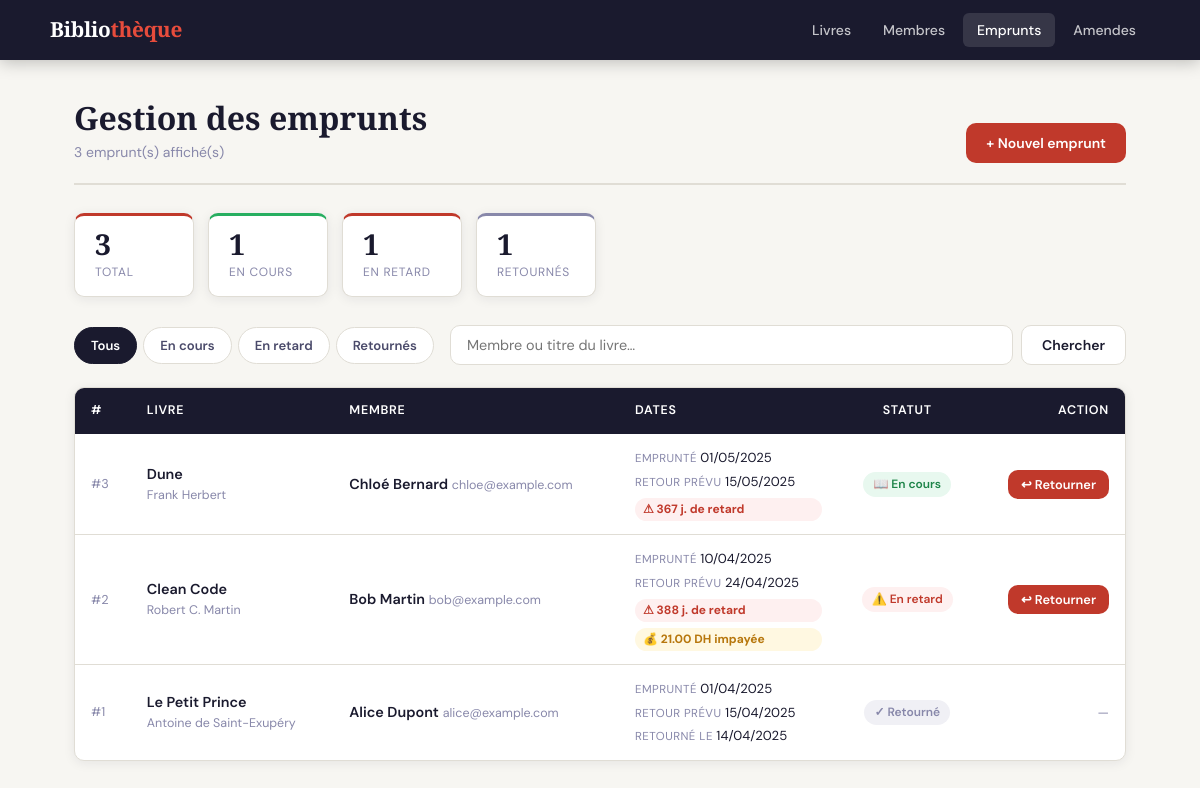
Page /index.php?page=borrows on the committed database.
### tables this page shows
CREATE TABLE emprunts (
    idEmprunt           INT  NOT NULL AUTO_INCREMENT,
    idMembre            INT  NOT NULL,
    idLivre             INT  NOT NULL,
    dateEmprunt         DATE NOT NULL DEFAULT (CURRENT_DATE),
    dateRetourPrevue    DATE NOT NULL,
    dateRetourReelle    DATE DEFAULT NULL,
    statut              ENUM('en_cours','retourne','en_retard')
                             NOT NULL DEFAULT 'en_cours',
    PRIMARY KEY (idEmprunt),
    CONSTRAINT fk_emprunt_membre
        FOREIGN KEY (idMembre) REFERENCES membres(idMembre)
        ON UPDATE CASCADE ON DELETE RESTRICT,
    CONSTRAINT fk_emprunt_livre
        FOREIGN KEY (idLivre)  REFERENCES livres(idLivre)
        ON UPDATE CASCADE ON DELETE RESTRICT
);

CREATE TABLE livres (
    idLivre     INT           NOT NULL AUTO_INCREMENT,
    titre       VARCHAR(200)  NOT NULL,
    auteur      VARCHAR(150)  NOT NULL,
    categorie   VARCHAR(100),
    quantite    INT           NOT NULL DEFAULT 1 CHECK (quantite >= 0),
    disponible  BOOLEAN       NOT NULL DEFAULT TRUE,
    PRIMARY KEY (idLivre)
);

CREATE TABLE membres (
    idMembre        INT           NOT NULL AUTO_INCREMENT,
    nom             VARCHAR(100)  NOT NULL,
    email           VARCHAR(150)  NOT NULL UNIQUE,
    motDePasse      VARCHAR(255)  NOT NULL,
    telephone       VARCHAR(20),
    adresse         VARCHAR(255),
    dateInscription DATE          NOT NULL DEFAULT (CURRENT_DATE),
    PRIMARY KEY (idMembre)
);

CREATE TABLE amendes (
    idAmende          INT            NOT NULL AUTO_INCREMENT,
    idEmprunt         INT            NOT NULL UNIQUE,
    montant           DECIMAL(8,2)   NOT NULL CHECK (montant >= 0),
    nombreJoursRetard INT            NOT NULL CHECK (nombreJoursRetard > 0),
    statut            ENUM('impayee','payee') NOT NULL DEFAULT 'impayee',
    datePaiement      DATE           DEFAULT NULL,
    PRIMARY KEY (idAmende),
    CONSTRAINT fk_amende_emprunt
        FOREIGN KEY (idEmprunt) REFERENCES emprunts(idEmprunt)
        ON UPDATE CASCADE ON DELETE CASCADE
);

### controllers/BorrowController.php (called while the page is built, shortened)
<?php
require_once __DIR__ . '/../models/Borrow.php';
class BorrowController
{
    private Borrow $model;
    public function __construct()
    {
        $this->model = new Borrow();
    }
    public function index(): void
    {
        $this->model->checkOverdue();
        $statut  = $_GET['statut']  ?? '';
        $search  = trim($_GET['search'] ?? '');
        $borrows = $this->model->getAll($statut, $search);
        $stats   = $this->model->stats();
        require __DIR__ . '/../views/borrows/list.php';
    }
}

### public/index.php (called while the page is built, shortened)
<?php
$action = $_GET['action'] ?? 'index';
$controller = new $controllerClass();
$controller->$action();

### config/database.php (called while the page is built, shortened)
<?php
function getDB(): PDO {
    static $pdo = null;
    if ($pdo === null) {
        $dsn = sprintf('mysql:host=%s;dbname=%s;charset=%s', DB_HOST, DB_NAME, DB_CHARSET);
        $options = [
            PDO::ATTR_ERRMODE            => PDO::ERRMODE_EXCEPTION,
            PDO::ATTR_DEFAULT_FETCH_MODE => PDO::FETCH_ASSOC,
            PDO::ATTR_EMULATE_PREPARES   => false,
        ];
        try {
            $pdo = new PDO($dsn, DB_USER, DB_PASS, $options);
        } catch (PDOException $e) {
            die(json_encode(['error' => 'Connexion échouée : ' . $e->getMessage()]));
        }
    }
    return $pdo;
}

### models/Borrow.php (called while the page is built, shortened)
<?php
require_once __DIR__ . '/../config/database.php';
class Borrow
{
    private PDO $db;
    public function __construct()
    {
        $this->db = getDB();
    }
    public function getAll(string $statut = '', string $search = ''): array
    {
        $where  = [];
        $params = [];
        $sql = "SELECT
                    e.*,
                    m.nom        AS membre_nom,
                    m.email      AS membre_email,
                    l.titre      AS livre_titre,
                    l.auteur     AS livre_auteur,
                    a.idAmende   AS amende_id,
                    a.montant    AS amende_montant,
                    a.statut     AS amende_statut,
                    DATEDIFF(COALESCE(e.dateRetourReelle, CURDATE()), e.dateRetourPrevue)
                                 AS jours_retard
                FROM emprunts e
                JOIN membres m ON m.idMembre = e.idMembre
                JOIN livres  l ON l.idLivre  = e.idLivre
                LEFT JOIN amendes a ON a.idEmprunt = e.idEmprunt"
            . ($where ? ' WHERE ' . implode(' AND ', $where) : '')
            . ' ORDER BY e.dateEmprunt DESC';
        $stmt = $this->db->prepare($sql);
        $stmt->execute($params);
        return $stmt->fetchAll();
    }
    public function stats(): array
    {
        return $this->db->query(
            "SELECT
                COUNT(*)                               AS total,
                SUM(statut = 'en_cours')               AS en_cours,
                SUM(statut = 'en_retard')              AS en_retard,
                SUM(statut = 'retourne')               AS retournes
             FROM emprunts"
        )->fetch();
    }
}

### views/borrows/list.php (the view, shortened to what this page needs)
<?php
$statutConfig = [
    'en_cours'  => ['badge' => 'badge-green',  'label' => 'En cours',   'icon' => '📖'],
    'en_retard' => ['badge' => 'badge-red',    'label' => 'En retard',  'icon' => '⚠️'],
    'retourne'  => ['badge' => 'badge-muted',  'label' => 'Retourné',   'icon' => '✓'],
];
?>
<!DOCTYPE html>
<html lang="fr">
<head>
  <link rel="stylesheet" href="style.css">
</head>
<body>
<header class="site-header">
  <div class="inner">
    <a href="index.php" class="brand">Biblio<span>thèque</span></a>
    <nav class="nav">
      <a href="index.php?page=books">Livres</a>
      <a href="index.php?page=members">Membres</a>
      <a href="index.php?page=borrows" class="active">Emprunts</a>
      <a href="index.php?page=fines">Amendes</a>
    </nav>
  </div>
</header>
<main class="page">
  <div class="wrapper">
    <div class="page-head">
      <div>
        <h1>Gestion des emprunts</h1>
        <p class="sub"><?= count($borrows) ?> emprunt(s) affiché(s)</p>
      </div>
      <a href="index.php?page=borrows&action=borrow" class="btn btn-primary">+ Nouvel emprunt</a>
    </div>
    <div class="stats">
      <div class="stat-card">
        <div class="num"><?= (int)$stats['total'] ?></div>
        <div class="lbl">Total</div>
      </div>
      <div class="stat-card green">
        <div class="num"><?= (int)$stats['en_cours'] ?></div>
        <div class="lbl">En cours</div>
      </div>
      <div class="stat-card" style="border-top-color:var(--accent)">
        <div class="num"><?= (int)$stats['en_retard'] ?></div>
        <div class="lbl">En retard</div>
      </div>
      <div class="stat-card muted">
        <div class="num"><?= (int)$stats['retournes'] ?></div>
        <div class="lbl">Retournés</div>
      </div>
    </div>
    <div style="display:flex; gap:16px; flex-wrap:wrap; align-items:center; margin-bottom:22px;">
      <div class="filter-tabs" style="margin-bottom:0">
        <?php
          $currentStatut = $_GET['statut'] ?? '';
          $currentSearch = $_GET['search'] ?? '';
          $qs = $currentSearch ? '&search=' . urlencode($currentSearch) : '';
        ?>
        <a href="index.php?page=borrows<?= $qs ?>"
           class="filter-tab <?= $currentStatut === '' ? 'active' : '' ?>">Tous</a>
        <a href="index.php?page=borrows&statut=en_cours<?= $qs ?>"
           class="filter-tab <?= $currentStatut === 'en_cours' ? 'active' : '' ?>">En cours</a>
        <a href="index.php?page=borrows&statut=en_retard<?= $qs ?>"
           class="filter-tab danger <?= $currentStatut === 'en_retard' ? 'active' : '' ?>">En retard</a>
        <a href="index.php?page=borrows&statut=retourne<?= $qs ?>"
           class="filter-tab <?= $currentStatut === 'retourne' ? 'active' : '' ?>">Retournés</a>
      </div>
      <form method="GET" action="index.php" class="search-bar" style="margin:0;flex:1;min-width:200px">
        <input type="text" name="search" placeholder="Membre ou titre du livre…"
               value="<?= htmlspecialchars($currentSearch) ?>">
        <button type="submit" class="btn btn-secondary">Chercher</button>
      </form>
    </div>
    <?php if (empty($borrows)): ?>
      <div class="table-wrap">
        <div class="empty-state">
          <div class="icon">📋</div>
          <h3>Aucun emprunt trouvé</h3>
          <p>Modifiez vos filtres ou enregistrez un nouvel emprunt.</p>
        </div>
      </div>
    <?php else: ?>
    <div class="table-wrap">
      <table>
        <thead>
          <tr>
            <th>#</th>
            <th>Livre</th>
            <th class="col-member">Membre</th>
            <th class="col-dates">Dates</th>
            <th style="text-align:center">Statut</th>
            <th style="text-align:right">Action</th>
          </tr>
        </thead>
        <tbody>
          <?php foreach ($borrows as $b): ?>
          <?php
            $cfg       = $statutConfig[$b['statut']] ?? $statutConfig['retourne'];
            $joursRet  = (int) $b['jours_retard'];
            $estRetard = $joursRet > 0 && $b['statut'] !== 'retourne';
          ?>
          <tr>
            <td style="color:var(--ink-muted);font-size:.8rem">#<?= $b['idEmprunt'] ?></td>
            <td>
              <div class="book-cell">
                <span class="book-title"><?= htmlspecialchars($b['livre_titre']) ?></span>
                <span class="book-author"><?= htmlspecialchars($b['livre_auteur']) ?></span>
              </div>
            </td>
            <td class="col-member">
              <div class="member-cell">
                <span class="name"><?= htmlspecialchars($b['membre_nom']) ?></span>
                <span class="email"><?= htmlspecialchars($b['membre_email']) ?></span>
              </div>
            </td>
            <td class="col-dates">
              <div class="dates-cell">
                <span><span class="lbl">Emprunté</span> <?= date('d/m/Y', strtotime($b['dateEmprunt'])) ?></span>
                <span>
                  <span class="lbl">Retour prévu</span>
                  <?= date('d/m/Y', strtotime($b['dateRetourPrevue'])) ?>
                </span>
                <?php if ($b['dateRetourReelle']): ?>
                  <span><span class="lbl">Retourné le</span> <?= date('d/m/Y', strtotime($b['dateRetourReelle'])) ?></span>
                <?php endif; ?>
                <?php if ($estRetard): ?>
                  <span class="retard-chip">⚠ <?= $joursRet ?> j. de retard</span>
                <?php endif; ?>
                <?php if ($b['amende_id'] && $b['amende_statut'] === 'impayee'): ?>
                  <span class="amende-chip">💰 <?= number_format($b['amende_montant'], 2) ?> DH impayée</span>
                <?php endif; ?>
              </div>
            </td>
            <td style="text-align:center">
              <span class="badge <?= $cfg['badge'] ?>">
                <?= $cfg['icon'] ?> <?= $cfg['label'] ?>
              </span>
            </td>
            <td style="text-align:right">
              <?php if (in_array($b['statut'], ['en_cours', 'en_retard'])): ?>
                <button type="button" class="btn btn-primary btn-sm return-btn"
                        onclick="confirmReturn(<?= $b['idEmprunt'] ?>, '<?= htmlspecialchars(addslashes($b['livre_titre'])) ?>', '<?= htmlspecialchars(addslashes($b['membre_nom'])) ?>', <?= $joursRet ?>)">
                  ↩ Retourner
                </button>
              <?php elseif ($b['amende_id'] && $b['amende_statut'] === 'impayee'): ?>
                <span class="badge badge-amber" style="font-size:.75rem">Amende due</span>
              <?php else: ?>
                <span style="color:var(--ink-muted);font-size:.82rem">—</span>
              <?php endif; ?>
            </td>
          </tr>
          <?php endforeach; ?>
        </tbody>
      </table>
    </div>
    <?php endif; ?>
  </div>
</main>
</body>
</html>

### public/style.css (style rules this page uses)
*, *::before, *::after { box-sizing: border-box; margin: 0; padding: 0; }
:root { --ink: #1a1a2e; --ink-soft: #4a4a6a; --ink-muted: #8888aa; --paper: #f7f6f2; --white: #ffffff; --accent: #c0392b; --accent-2: #e74c3c; --green: #27ae60; --amber: #e67e22; --border: #e0ddd5; --shadow: 0 2px 12px rgba(26,26,46,.08); --shadow-lg: 0 8px 32px rgba(26,26,46,.13); --radius: 10px; --font-head: 'Playfair Display', Georgia, serif; --font-body: 'DM Sans', system-ui, sans-serif; --font-mono: 'JetBrains Mono', monospace; }
body { font-family: var(--font-body); background: var(--paper); color: var(--ink); min-height: 100vh; font-size: 15px; line-height: 1.6; }
.wrapper { max-width: 1100px; margin: 0 auto; padding: 0 24px; }
.page { padding: 40px 0 80px; }
.site-header { background: var(--ink); color: var(--white); padding: 0 24px; position: sticky; top: 0; z-index: 100; box-shadow: 0 2px 16px rgba(0,0,0,.25); }
.site-header .inner { max-width: 1100px; margin: 0 auto; display: flex; align-items: center; gap: 32px; height: 60px; }
.site-header .brand { font-family: var(--font-head); font-size: 1.3rem; font-weight: 700; color: var(--white); text-decoration: none; letter-spacing: -.3px; white-space: nowrap; }
.site-header .brand span { color: #e74c3c; }
.nav { display: flex; gap: 4px; margin-left: auto; }
.nav a { color: rgba(255,255,255,.75); text-decoration: none; padding: 6px 14px; border-radius: 6px; font-size: .875rem; font-weight: 500; transition: background .15s, color .15s; }
.nav a:hover, .nav a.active { background: rgba(255,255,255,.12); color: var(--white); }
.page-head { display: flex; align-items: flex-end; justify-content: space-between; gap: 16px; margin-bottom: 28px; padding-bottom: 20px; border-bottom: 2px solid var(--border); }
.page-head h1 { font-family: var(--font-head); font-size: 2rem; font-weight: 700; color: var(--ink); line-height: 1.15; }
.page-head .sub { font-size: .875rem; color: var(--ink-muted); margin-top: 4px; }
.search-bar { display: flex; gap: 8px; margin-bottom: 24px; }
.search-bar input { flex: 1; padding: 10px 16px; border: 1.5px solid var(--border); border-radius: var(--radius); font-size: .9rem; font-family: var(--font-body); background: var(--white); color: var(--ink); transition: border-color .15s, box-shadow .15s; }
.search-bar button { padding: 10px 20px; }
.btn { display: inline-flex; align-items: center; gap: 6px; padding: 9px 20px; border-radius: var(--radius); font-family: var(--font-body); font-size: .875rem; font-weight: 600; cursor: pointer; text-decoration: none; border: none; transition: all .15s; white-space: nowrap; }
.btn-primary { background: var(--accent); color: #fff; }
.btn-secondary { background: var(--white); color: var(--ink); border: 1.5px solid var(--border); }
.btn-sm { padding: 6px 13px; font-size: .8rem; }
.table-wrap { background: var(--white); border-radius: var(--radius); border: 1px solid var(--border); box-shadow: var(--shadow); overflow: hidden; }
table { width: 100%; border-collapse: collapse; }
thead tr { background: var(--ink); color: var(--white); }
thead th { padding: 13px 16px; text-align: left; font-size: .78rem; font-weight: 600; letter-spacing: .06em; text-transform: uppercase; }
tbody tr { border-bottom: 1px solid var(--border); transition: background .1s; }
tbody tr:last-child { border-bottom: none; }
tbody td { padding: 13px 16px; font-size: .9rem; color: var(--ink); vertical-align: middle; }
.badge { display: inline-block; padding: 3px 10px; border-radius: 20px; font-size: .75rem; font-weight: 600; }
.badge-green { background: #e8f8ef; color: #1e8449; }
.badge-red { background: #fef0f0; color: var(--accent); }
.stats { display: flex; gap: 14px; margin-bottom: 28px; }
.stat-card { background: var(--white); border: 1px solid var(--border); border-radius: var(--radius); padding: 14px 20px; box-shadow: var(--shadow); min-width: 120px; }
.stat-card .num { font-family: var(--font-head); font-size: 1.8rem; font-weight: 700; color: var(--ink); line-height: 1; }
.stat-card .lbl { font-size: .75rem; color: var(--ink-muted); text-transform: uppercase; letter-spacing: .06em; margin-top: 4px; }

### rows in the picture
emprunts: idEmprunt "3", idLivre.titre "Dune", idLivre.auteur "Frank Herbert", idMembre.nom "Chloé Bernard", idMembre.email "chloe@example.com", dateEmprunt "01/05/2025", dateRetourPrevue "15/05/2025", joursRet "367", statut "📖", statut "En cours"
emprunts: idEmprunt "2", idLivre.titre "Clean Code", idLivre.auteur "Robert C. Martin", idMembre.nom "Bob Martin", idMembre.email "bob@example.com", dateEmprunt "10/04/2025", dateRetourPrevue "24/04/2025", joursRet "388", amendes.montant "21.00", statut "⚠️", statut "En retard"
emprunts: idEmprunt "1", idLivre.titre "Le Petit Prince", idLivre.auteur "Antoine de Saint-Exupéry", idMembre.nom "Alice Dupont", idMembre.email "alice@example.com", dateEmprunt "01/04/2025", dateRetourPrevue "15/04/2025", dateRetourReelle "14/04/2025", statut "✓", statut "Retourné"

### other values in the picture
count($borrows) "3"
$stats['total'] "3"
$stats['en_cours'] "1"
$stats['en_retard'] "1"
$stats['retournes'] "1"
